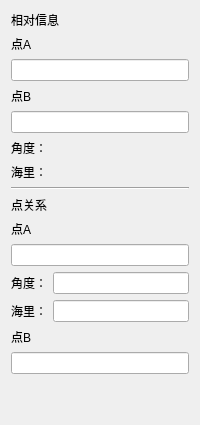
             <widget class="QWidget" name="pointRelationContents">
              <layout class="QVBoxLayout" name="pointRelationContentsLayout">
               <item>
                <widget class="QLabel" name="relativeInfoTitle">
                 <property name="text"><string>相对信息</string></property>
                </widget>
               </item>
               <item>
                <widget class="QLabel" name="relativePointALabel">
                 <property name="text"><string>点A</string></property>
                 <property name="buddy"><cstring>relativePointA</cstring></property>
                </widget>
               </item>
               <item><widget class="QLineEdit" name="relativePointA"/></item>
               <item>
                <widget class="QLabel" name="relativePointBLabel">
                 <property name="text"><string>点B</string></property>
                 <property name="buddy"><cstring>relativePointB</cstring></property>
                </widget>
               </item>
               <item><widget class="QLineEdit" name="relativePointB"/></item>
               <item>
                <widget class="QLabel" name="relativeBearing">
                 <property name="text"><string>角度：</string></property>
                 <property name="textInteractionFlags"><set>Qt::TextInteractionFlag::TextSelectableByMouse</set></property>
                </widget>
               </item>
               <item>
                <widget class="QLabel" name="relativeDistance">
                 <property name="text"><string>海里：</string></property>
                 <property name="textInteractionFlags"><set>Qt::TextInteractionFlag::TextSelectableByMouse</set></property>
                </widget>
               </item>
               <item>
                <widget class="QFrame" name="pointRelationSeparator">
                 <property name="frameShape"><enum>QFrame::Shape::HLine</enum></property>
                 <property name="frameShadow"><enum>QFrame::Shadow::Sunken</enum></property>
                </widget>
               </item>
               <item>
                <widget class="QLabel" name="pbdTitle">
                 <property name="text"><string>点关系</string></property>
                </widget>
               </item>
               <item>
                <widget class="QLabel" name="pbdPointALabel">
                 <property name="text"><string>点A</string></property>
                 <property name="buddy"><cstring>pbdPointA</cstring></property>
                </widget>
               </item>
               <item><widget class="QLineEdit" name="pbdPointA"/></item>
               <item>
                <layout class="QHBoxLayout" name="pbdBearingLayout">
                 <item>
                  <widget class="QLabel" name="pbdBearingLabel">
                   <property name="text"><string>角度：</string></property>
                   <property name="buddy"><cstring>pbdBearing</cstring></property>
                  </widget>
                 </item>
                 <item>
                  <widget class="QLineEdit" name="pbdBearing">
                   <property name="inputMethodHints"><set>Qt::InputMethodHint::ImhFormattedNumbersOnly</set></property>
                  </widget>
                 </item>
                </layout>
               </item>
               <item>
                <layout class="QHBoxLayout" name="pbdDistanceLayout">
                 <item>
                  <widget class="QLabel" name="pbdDistanceLabel">
                   <property name="text"><string>海里：</string></property>
                   <property name="buddy"><cstring>pbdDistance</cstring></property>
                  </widget>
                 </item>
                 <item>
                  <widget class="QLineEdit" name="pbdDistance">
                   <property name="inputMethodHints"><set>Qt::InputMethodHint::ImhFormattedNumbersOnly</set></property>
                  </widget>
                 </item>
                </layout>
               </item>
               <item>
                <widget class="QLabel" name="pbdPointBLabel">
                 <property name="text"><string>点B</string></property>
                </widget>
               </item>
               <item>
                <widget class="QLineEdit" name="pbdPointB">
                 <property name="readOnly"><bool>true</bool></property>
                </widget>
               </item>
               <item>
                <spacer name="pointRelationSpacer">
                 <property name="orientation"><enum>Qt::Orientation::Vertical</enum></property>
                 <property name="sizeHint" stdset="0"><size><width>20</width><height>40</height></size></property>
                </spacer>
               </item>
              </layout>
             </widget>
